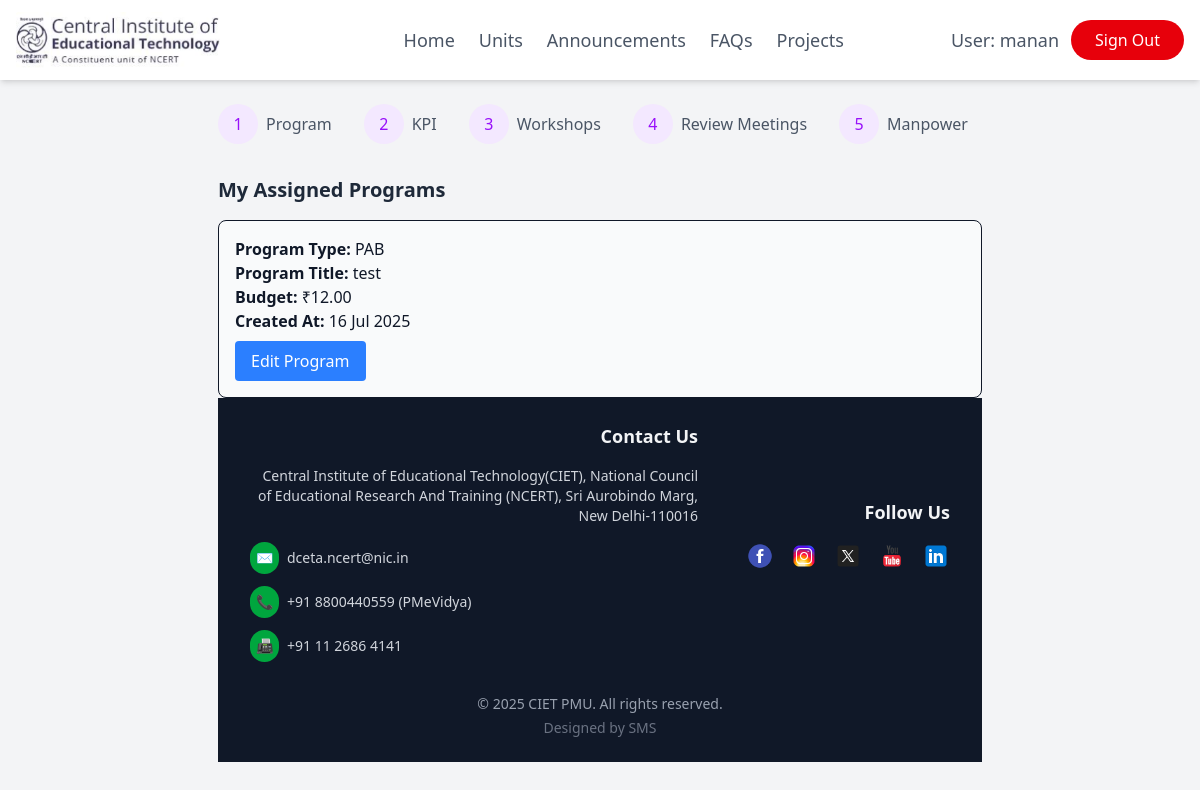
The page /user_dashboard/ (signed in) on the database as committed earlier.
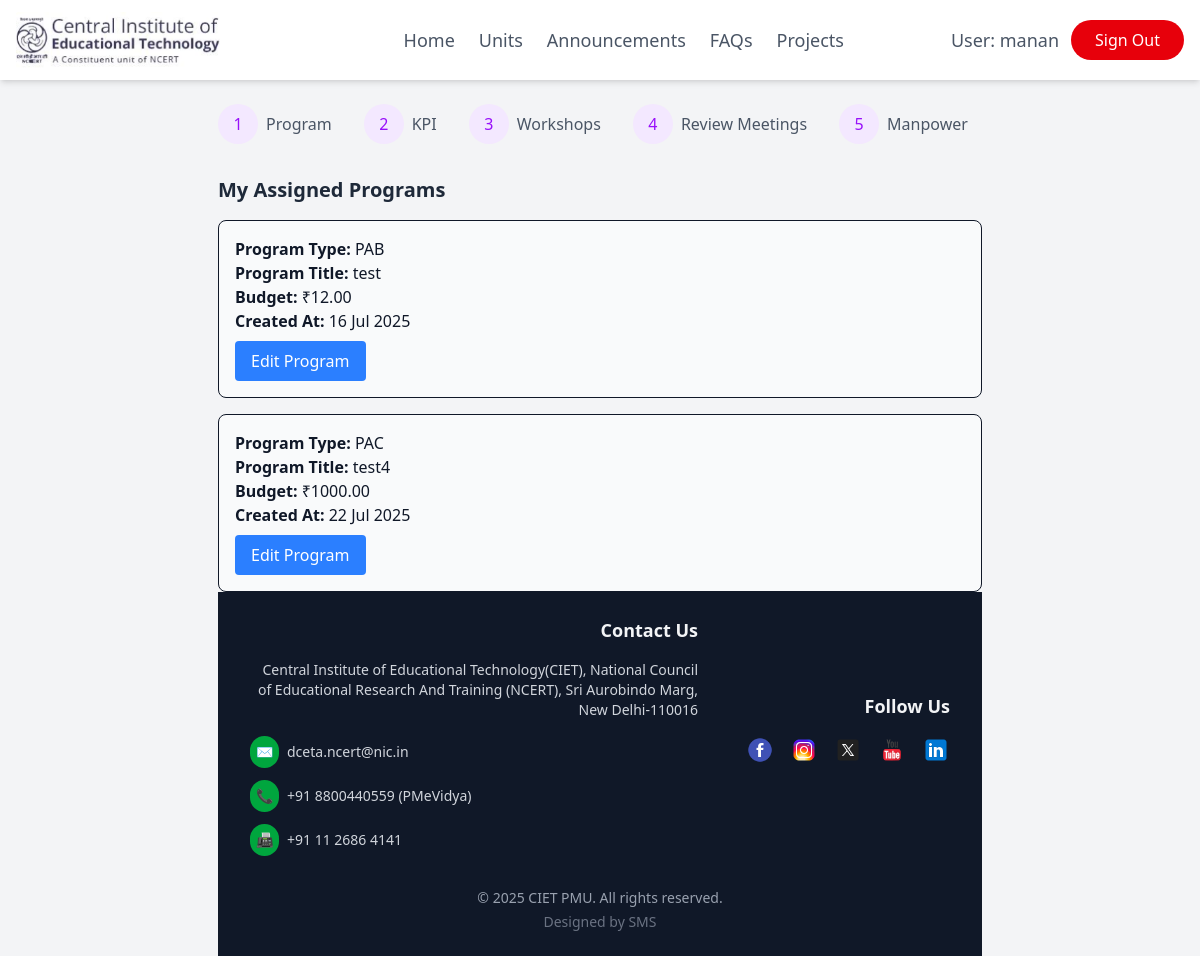
The same page on the database as committed later.
### admin_dashboard/models.py (models this page shows)
class User(models.Model):
    username = models.TextField(unique=True)
    password = models.TextField()
    role = models.TextField(blank=True, null=True)
    name = models.TextField()
    email = models.TextField(unique=True)
    class Meta:
        managed = False
        db_table = 'User'

class Program(models.Model):
    type = models.TextField(blank=True, null=True)
    title = models.TextField()
    coordinator = models.ForeignKey('User', models.DO_NOTHING)
    annual_budget = models.ForeignKey(Annualbudget, models.DO_NOTHING)
    created_at = models.DateTimeField(default=timezone.now)
    updated_at = models.DateTimeField(default=timezone.now)
    program_budget = models.DecimalField(decimal_places=2, max_digits=12)
    program_sub_type = models.TextField()
    class Meta:
        managed = False
        db_table = 'Program'

### user_dashboard/views.py (the view)
# urls.py: path('', include('user_dashboard.urls')),
def user_dashboard(request):
    user_id = request.session.get('user_id')
    if not user_id:
        return redirect('login')
    user = get_object_or_404(User, pk=user_id)
    programs = Program.objects.filter(coordinator_id=user.id)
    return render(request, 'user_dashboard/user_dashboard.html', {
        'user': user,
        'programs': programs
    })

### user_dashboard/templates/user_dashboard/user_dashboard.html (shortened to what this page needs)
{% extends "layout.html" %}
{% load static %}
{% block content %}
{% include "partials/navbar.html" %}
<div class="flex h-screen">
  <div class="max-w-4xl mx-auto p-6">
    <div class="flex justify-between items-center mb-8">
      <div class="flex items-center space-x-4">
        <div class="flex items-center">
          <div
            class="w-10 h-10 bg-purple-100 rounded-full flex items-center justify-center text-purple-600"
          >
            1
          </div>
          <span class="ml-2 text-gray-600">Program</span>
        </div>
        <div class="flex items-center">
          <div
            class="w-10 h-10 bg-purple-100 rounded-full flex items-center justify-center text-purple-600"
          >
            2
          </div>
          <span class="ml-2 text-gray-600">KPI</span>
        </div>
        <div class="flex items-center">
          <div
            class="w-10 h-10 bg-purple-100 rounded-full flex items-center justify-center text-purple-600"
          >
            3
          </div>
          <span class="ml-2 text-gray-600">Workshops</span>
        </div>
        <div class="flex items-center">
          <div
            class="w-10 h-10 bg-purple-100 rounded-full flex items-center justify-center text-purple-600"
          >
            4
          </div>
          <span class="ml-2 text-gray-600">Review Meetings</span>
        </div>
        <div class="flex items-center">
          <div
            class="w-10 h-10 bg-purple-100 rounded-full flex items-center justify-center text-purple-600"
          >
            5
          </div>
          <span class="ml-2 text-gray-600">Manpower</span>
        </div>
      </div>
    </div>
    <h2 class="text-xl font-semibold text-gray-800 mb-4">
      My Assigned Programs
    </h2>
    {% if programs %}
    <div class="space-y-4">
      {% for program in programs %}
      <div class="p-4 border rounded-lg bg-gray-50">
        <p><strong>Program Type:</strong> {{ program.type }}</p>
        <p><strong>Program Title:</strong> {{ program.title }}</p>
        <p><strong>Budget:</strong> ₹{{ program.program_budget }}</p>
        <p><strong>Created At:</strong> {{ program.created_at|date:"d M Y" }}</p>
        <a href="{% url 'edit_program' program.id %}"><button class="mt-2 px-4 py-2 bg-blue-500 text-white rounded hover:bg-blue-600">Edit Program</button></a>
      </div>
      {% endfor %}
    </div>
    {% else %}
    <p class="text-gray-500">No programs assigned to you yet.</p>
    {% endif %}
{% endblock %}

### templates/layout.html (shortened to what this page needs)
{% load static %}
{% load static tailwind_tags %}
<!DOCTYPE html>
<html lang="en">
<head>
    <link rel="stylesheet" href="{% static "css/style.css" %}">
    <link rel="stylesheet" href="{% static "css/main.css" %}">
    {% tailwind_css %}
</head>
<body class="bg-gray-100 font-sans text-gray-900 antialiased">
    {% block content %}{% endblock %}
    {% include 'partials/footer.html' %}
</body>
</html>

### templates/partials/navbar.html (shortened to what this page needs)
{% load static %}
<nav class="flex items-center justify-between px-4 py-3 bg-white shadow-md sticky top-0 z-50">
    <div class="flex items-center space-x-3">
        <a href="/"><img src="{% static 'images/home_page_images/ciet-full-logo.jpg' %}" alt="CIET PMU Logo" class="h-12 md:h-14 transition-transform duration-300 hover:scale-110"></a>
    </div>
    <div class="hidden md:flex space-x-6">
        <a href="/" class="text-gray-600 text-lg font-medium hover:text-indigo-600 transition-colors duration-300">Home</a>
        <a href="#units" class="text-gray-600 text-lg font-medium hover:text-indigo-600 transition-colors duration-300">Units</a>
        <a href="#" class="text-gray-600 text-lg font-medium hover:text-indigo-600 transition-colors duration-300">Announcements</a>
        <a href="#faqs" class="text-gray-600 text-lg font-medium hover:text-indigo-600 transition-colors duration-300">FAQs</a>
        <a href="{% url "user_dashboard" %}" class="text-gray-600 text-lg font-medium hover:text-indigo-600 transition-colors duration-300">Projects</a>
    </div>
    <div class="flex items-center space-x-3">
        <span class="text-gray-600 text-sm md:text-lg font-medium">User: {{ request.session.username}}</span>
        {% if not request.session.username and request.path != '/admin_login/' %}
            <a href="{% url 'login' %}" class="text-white bg-indigo-600 hover:bg-indigo-700 px-4 py-1 md:px-6 md:py-2 rounded-full font-medium text-sm md:text-base transition-all duration-300 transform hover:scale-105">Login</a>
        {% elif request.path != '/admin_login/'%}
            <a href="{% url 'logout' %}" class="text-white bg-red-600 hover:bg-red-700 px-4 py-1 md:px-6 md:py-2 rounded-full font-medium text-sm md:text-base transition-all duration-300 transform hover:scale-105">Sign Out</a>
        {% endif %}
    </div>
</nav>

### templates/partials/footer.html
 {% load static %}
{% load static tailwind_tags %}
<footer class="w-full bg-gray-900 text-white py-6">
  <div class="container mx-auto px-4 sm:px-6 lg:px-8">
    <div class="flex flex-col md:flex-row justify-between items-center gap-y-10 md:gap-y-0 md:space-x-12">
      <div class="text-center md:text-right max-w-md w-full">
        <h3 class="text-lg font-semibold text-gray-100 mb-4">Contact Us</h3>
        <p class="text-sm text-gray-300 mb-4">Central Institute of Educational Technology(CIET), National Council of Educational Research And Training (NCERT), Sri Aurobindo Marg, New Delhi-110016</p>
        <ul class="text-sm text-gray-300 space-y-3 text-center md:text-left">
          <li class="flex items-center justify-center md:justify-start"><span class="mr-2 bg-green-600 rounded-full p-1.5 text-white">✉</span> <span class="hover:text-green-400 transition-colors">dceta.ncert@nic.in</span></li>
          <li class="flex items-center justify-center md:justify-start"><span class="mr-2 bg-green-600 rounded-full p-1.5 text-white">📞</span> <span class="hover:text-green-400 transition-colors">+91 8800440559 (PMeVidya)</span></li>
          <li class="flex items-center justify-center md:justify-start"><span class="mr-2 bg-green-600 rounded-full p-1.5 text-white">📠</span> <span class="hover:text-green-400 transition-colors">+91 11 2686 4141</span></li>
        </ul>
      </div>
      <div class="text-center md:text-right">
        <h3 class="text-lg font-semibold text-gray-100 mb-4">Follow Us</h3>
        <div class="flex justify-center md:justify-end space-x-4 mb-6 md:mb-4">
          <a href="https://www.facebook.com/ncertofficial/" target="_blank" class="hover:opacity-75 transition-opacity">
            <img src="{% static 'images/footer_images/fb.png' %}" alt="FB" class="h-7 w-7">
          </a>
          <a href="https://www.instagram.com/ncertindia/?hl=en" target="_blank" class="hover:opacity-75 transition-opacity">
            <img src="{% static 'images/footer_images/ig.png' %}" alt="IG" class="h-7 w-7">
          </a>
          <a href="https://x.com/ncert?lang=en" target="_blank" class="hover:opacity-75 transition-opacity">
            <img src="{% static 'images/footer_images/x.png' %}" alt="X" class="h-7 w-7">
          </a>
          <a href="https://www.youtube.com/c/NCERTOFFICIAL" target="_blank" class="hover:opacity-75 transition-opacity">
            <img src="{% static 'images/footer_images/yt.png' %}" alt="YT" class="h-7 w-7">
          </a>
          <a href="https://www.linkedin.com/company/national-council-of-educational-research-and-training-ncert/?original_referer=https%3A%2F%2Fwww%2Egoogle%2Ecom%2F&originalSubdomain=in" target="_blank" class="hover:opacity-75 transition-opacity">
            <img src="{% static 'images/footer_images/in.png' %}" alt="IN" class="h-7 w-7">
          </a>
        </div>
      </div>
    </div>
    <div class="mt-8 text-center text-xs sm:text-sm text-gray-400">
  <p>© 2025 CIET PMU. All rights reserved.</p>
  <p class="mt-1 text-gray-500">Designed by SMS</p>
</div>
  </div>
</footer>

Rows that differ between the two databases and show on the page:
added Program: type "PAC", title "test4", program_budget "1000.00", created_at "22 Jul 2025"
